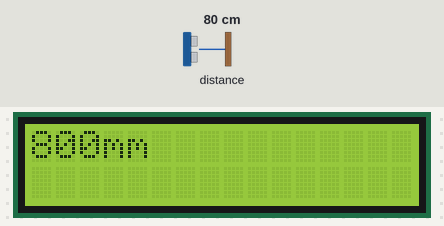
Recording of a program running on a simulated Raspberry Pi Pico running MicroPython. Shown: 16×2 character LCD. The inputs (shaded band) are chosen by the test bench; at power-on: distance to the obstacle 80 cm. What the program prints to the serial console is not drawn.

Above: at 1.2 s.
1.3 s: distance to the obstacle set to 2 cm
At 2.1 s:
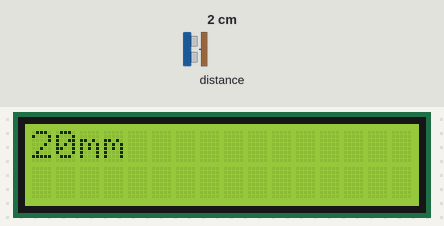
4.3 s: distance to the obstacle set to 4 cm
At 5.1 s:
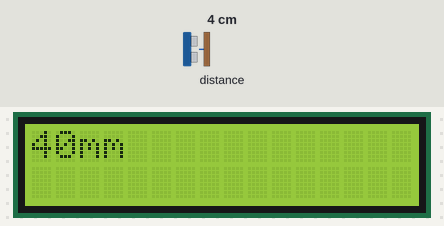
6.2 s: distance to the obstacle set to 9 cm
At 6.7 s:
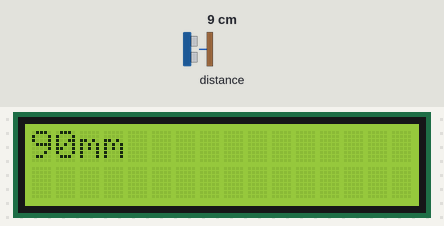
Timing chart, 0 to 9.2 s (numbered marks = the images above; inputs shaded):
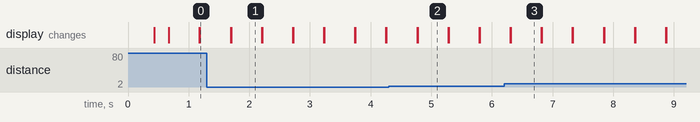

Measured:
- after the input at 1.3 s, the display: first differs from a run without the input after 0.40 s (image 1)
- after the input at 4.3 s, the display: first differs from a run without the input after 0.47 s (image 2)
- after the input at 6.2 s, the display: first differs from a run without the input after 0.11 s (image 3)
- what the display in image 1 shows lasts 0.5 s, from 1.7 s to 2.2 s

The program:

main.py
```python
import machine
import time


# Based on https://github.com/drakxtwo/vl53l1x_pico
# Copyright (c) 2021 Lee Halls
# MIT License
class VL53L1X:
    default_configuration = bytes([
        0x00, 0x00, 0x00, 0x01, 0x02, 0x00, 0x02, 0x08,
        0x00, 0x08, 0x10, 0x01, 0x01, 0x00, 0x00, 0x00,
        0x00, 0xff, 0x00, 0x0F, 0x00, 0x00, 0x00, 0x00,
        0x00, 0x20, 0x0b, 0x00, 0x00, 0x02, 0x0a, 0x21,
        0x00, 0x00, 0x05, 0x00, 0x00, 0x00, 0x00, 0xc8,
        0x00, 0x00, 0x38, 0xff, 0x01, 0x00, 0x08, 0x00,
        0x00, 0x01, 0xdb, 0x0f, 0x01, 0xf1, 0x0d, 0x01,
        0x68, 0x00, 0x80, 0x08, 0xb8, 0x00, 0x00, 0x00,
        0x00, 0x0f, 0x89, 0x00, 0x00, 0x00, 0x00, 0x00,
        0x00, 0x00, 0x01, 0x0f, 0x0d, 0x0e, 0x0e, 0x00,
        0x00, 0x02, 0xc7, 0xff, 0x9B, 0x00, 0x00, 0x00,
        0x01, 0x01, 0x40
    ])

    def __init__(self, i2c, address=0x29):
        self.i2c = i2c
        self.address = address
        self.reset()
        machine.lightsleep(1)
        if self.read_model_id() != 0xEACC:
            raise RuntimeError('Failed to find expected ID register values. Check wiring!')
        self.i2c.writeto_mem(self.address, 0x2D, self.default_configuration, addrsize=16)
        self.write_reg_16bit(0x001E, self.read_reg_16bit(0x0022) * 4)
        machine.lightsleep(200)

    def write_reg(self, reg, value):
        return self.i2c.writeto_mem(self.address, reg, bytes([value]), addrsize=16)

    def write_reg_16bit(self, reg, value):
        return self.i2c.writeto_mem(self.address, reg, bytes([(value >> 8) & 0xFF, value & 0xFF]), addrsize=16)

    def read_reg_16bit(self, reg):
        data = self.i2c.readfrom_mem(self.address, reg, 2, addrsize=16)
        return (data[0] << 8) + data[1]

    def read_model_id(self):
        return self.read_reg_16bit(0x010F)

    def reset(self):
        self.write_reg(0x0000, 0x00)
        machine.lightsleep(100)
        self.write_reg(0x0000, 0x01)

    def read(self):
        data = self.i2c.readfrom_mem(self.address, 0x0089, 17, addrsize=16)
        final_crosstalk_corrected_range_mm_sd0 = (data[13] << 8) + data[14]
        return final_crosstalk_corrected_range_mm_sd0


class AQM1602:
    """
    Based on https://akizukidenshi.com/catalog/g/gP-08779/
    """

    DEFAULT_ADDRESS = 0x3E

    def __init__(self, i2c_bus, address=DEFAULT_ADDRESS):
        self.i2c = i2c_bus
        self.address = address
        time.sleep_ms(100)
        self.write_cmd(0x38)
        time.sleep_ms(20)
        self.write_cmd(0x39)
        time.sleep_ms(20)
        self.write_cmd(0x14)
        time.sleep_ms(20)
        self.write_cmd(0x73)
        time.sleep_ms(20)
        self.write_cmd(0x56)
        time.sleep_ms(20)
        self.write_cmd(0x6C)
        time.sleep_ms(20)
        self.write_cmd(0x38)
        time.sleep_ms(20)
        self.write_cmd(0x01)
        time.sleep_ms(20)
        self.write_cmd(0x0C)
        time.sleep_ms(20)

    def write_data(self, data):
        self.i2c.writeto_mem(self.address, 0x40, bytes([data & 0xFF]), addrsize=8)
        time.sleep_ms(1)

    def write_cmd(self, cmd):
        self.i2c.writeto_mem(self.address, 0x00, bytes([cmd & 0xFF]), addrsize=8)
        time.sleep_ms(1)

    def print(self, line_no, lin):
        buf = bytearray(lin)
        if len(buf) <= 0:
            return
        if len(buf) > 16:
            buf = buf[0:16]
        if line_no == 0:
            self.write_cmd(0x01)
            self.write_cmd(0x80)
        else:
            self.write_cmd(0x02)
            self.write_cmd(0xC0)
        for idx in range(0, len(buf)):
            self.write_data(buf[idx])


if __name__ == "__main__":
    # I2C #0: VL53L1X
    i2c0 = machine.I2C(0, sda=machine.Pin(0), scl=machine.Pin(1), freq=100000)
    distance = VL53L1X(i2c0)
    print("i2c0 scan result:", i2c0.scan())

    # I2C #1: LCD
    i2c1 = machine.I2C(1, sda=machine.Pin(2), scl=machine.Pin(3), freq=100000)
    print("i2c1 scan result:", i2c1.scan())
    lcd = AQM1602(i2c1)
    lcd.print(0, "VL54L1X for Nano")
    lcd.print(1, "READY")

    while True:
        print("range: mm ", distance.read())
        lcd.print(0, str(distance.read()) + "mm")
        lcd.print(1, "")
        time.sleep_ms(500)
```
